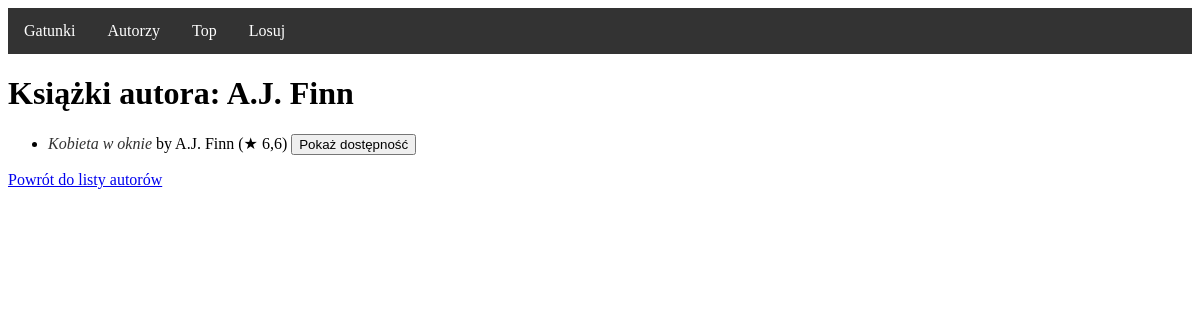
Screenshot of /genres/authors/books/A.J. Finn/ with the database file from the repository.
### book_manager/models.py (models this page shows, shortened)
class Book(models.Model):
    year = models.CharField(max_length=4)
    genre = models.TextField()
    book_url = models.URLField()
    title = models.TextField()
    author = models.TextField()
    tags = models.TextField()
    description = models.TextField()
    rating = models.CharField(max_length=4)
    ratings_nb = models.CharField(max_length=10)
    availability = models.BooleanField(default=True)
    similar_books = models.CharField(max_length=255, default='')
    library_book_id = models.TextField()

### book_manager/views.py (the view)
# urls.py: path('authors/books/<str:author_name>/', author_books, name='author_books'),
def author_books(request, author_name):
    try:
        books = Book.objects.filter(author=author_name, availability=1)
    except Book.DoesNotExist:
        raise Http404("Autor nie istnieje.")
    return render(request, 'book_manager/author_books.html', {'books': books, 'author': author_name})

### book_manager/templates/book_manager/author_books.html (shortened to what this page needs)
<!DOCTYPE html>
<html>
<head>
</head>
<body>
    <div class="menu-bar">
        <a href="/genres/">Gatunki</a>
        <a href="/genres/authors/">Autorzy</a>
        <a href="/genres/top/">Top</a>
        <a href="/genres/random/">Losuj</a>
    </div>
    <h1>Książki autora: {{ author }}</h1>
    <ul>
        {% for book in books %}
        <li>
                <a href="javascript:void(0);" onclick="showDescription('description-{{ forloop.counter }}')" class="book-title"><em>{{ book.title }}</em></a> by {{ book.author }} (&#9733; {{ book.rating }})
                <button onclick="checkBookAvailability({{ book.id }}, {{ forloop.counter }})">Pokaż dostępność</button>
     </li>
        {% endfor %}
    </ul>
    <a href="/genres/authors/">Powrót do listy autorów</a>
</body>
</html>

### book_manager/templates/book_manager/author_books.html (style rules this page uses)
.menu-bar { background-color: #333; overflow: hidden; }
.menu-bar a { float: left; display: block; color: white; text-align: center; padding: 14px 16px; text-decoration: none; }
.book-title { color: #333; text-decoration: none; }

### rows the page displays
Book: author "A.J. Finn", title "Kobieta w oknie", rating "6,6"
